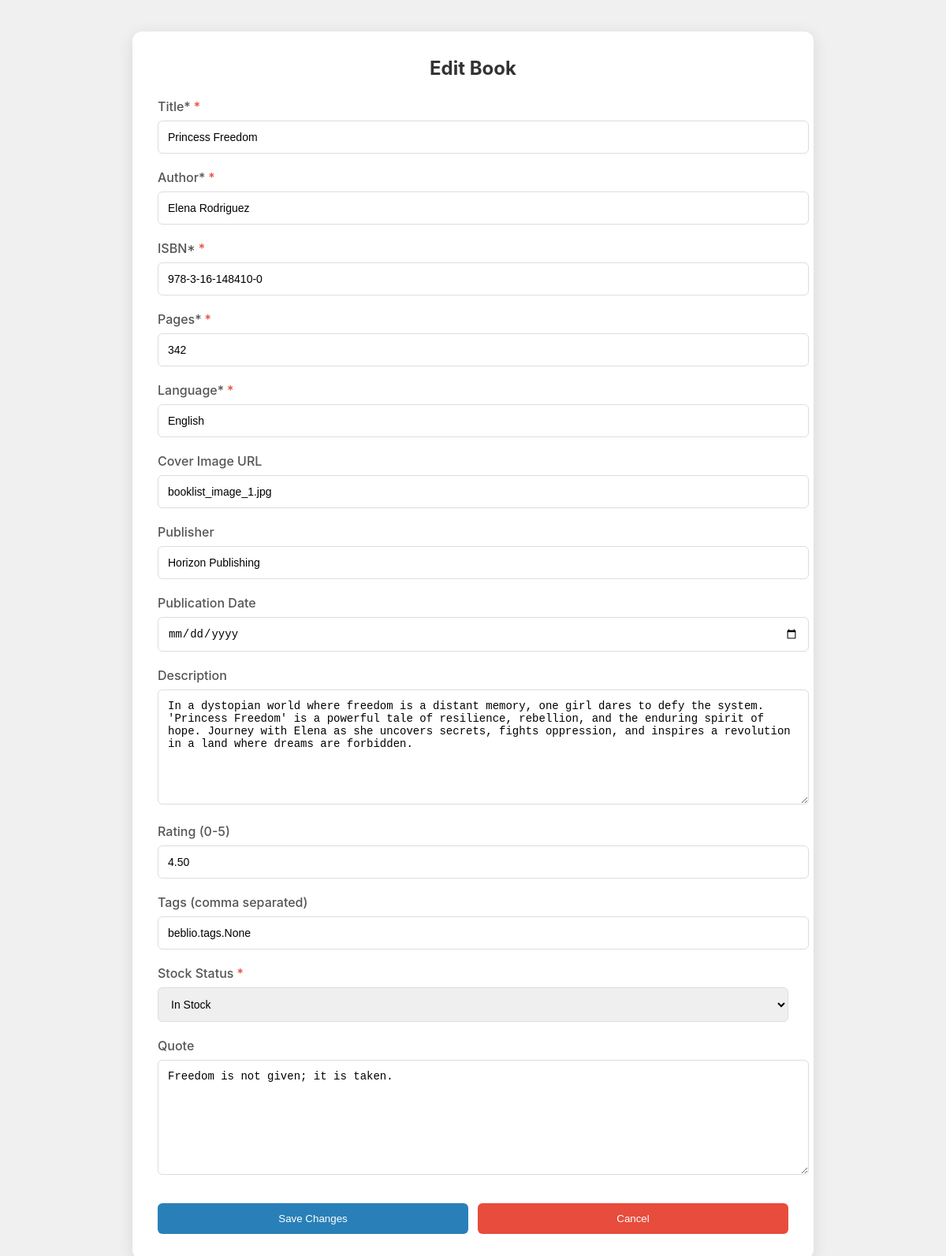
Screenshot of /book/edit/1/ with the database file from the repository.
### beblio/models.py (models this page shows, shortened)
class Book(models.Model):
    title = models.CharField(max_length=200, null=True)
    author = models.CharField(max_length=100)
    isbn = models.CharField(max_length=13, unique=True)
    pages = models.IntegerField()
    cover_image = models.URLField(blank=True, null=True)
    language = models.CharField(max_length=30)
    tags = models.ManyToManyField('tags', blank=True)
    description = models.TextField(blank=True, null=True)
    rating = models.DecimalField(max_digits=3, decimal_places=2, blank=True, null=True)
    publisher = models.CharField(max_length=100, blank=True, null=True)
    published_date = models.DateField(blank=True, null=True)
    in_stock = models.BooleanField(default=True)
    review = models.ManyToManyField('review', blank=True)
    quote = models.TextField(blank=True, null=True)
    genre = models.TextField(blank=True, null=True)
    price = models.FloatField(blank=True, null=True)

### beblio/views.py (the view)
# urls.py: path('book/edit/<int:book_id>/', views.book_form, name='edit_book'),
def book_form(request, book_id=None):
    if request.method == 'POST':
        try:
            data = json.loads(request.body)
            if book_id:
                book = Book.objects.get(id=book_id)
                for field, value in data.items():
                    if field == 'tags':
                        book.tags.clear()
                        for tag_name in value:
                            tag, _ = tags.objects.get_or_create(name=tag_name)
                            book.tags.add(tag)
                    elif hasattr(book, field):
                        setattr(book, field, value)
                book.save()
                return JsonResponse({'message': 'Book updated successfully'})
            else:
                book = Book.objects.create(
                    title=data.get('title'),
                    author=data.get('author'),
                    isbn=data.get('isbn'),
                    pages=data.get('pages'),
                    language=data.get('language'),
                    cover_image=data.get('cover_image'),
                    publisher=data.get('publisher'),
                    published_date=data.get('published_date'),
                    description=data.get('description'),
                    rating=data.get('rating'),
                    in_stock=data.get('in_stock', True),
                    quote=data.get('quote')
                )
                for tag_name in data.get('tags', []):
                    tag, _ = tags.objects.get_or_create(name=tag_name)
                    book.tags.add(tag)
                return JsonResponse({'message': 'Book added successfully'})
        except Exception as e:
            return JsonResponse({'error': str(e)}, status=400)
    else:
        try:
            book = None
            if book_id:
                book = Book.objects.get(id=book_id)
            return render(request, 'beblio/BookForm.html', {'book': book})
        except Book.DoesNotExist:
            return redirect('admin_panel')

### templates/beblio/BookForm.html (shortened to what this page needs)
{% load static %}
<!DOCTYPE html>
<html lang="en">
<head>
    <link rel="stylesheet" href="{% static 'css/bookForm.css' %}">
</head>
<body>
    <div class="form-container">
        <h2>{% if book %}Edit Book{% else %}Add New Book{% endif %}</h2>
        <form id="book-form" data-book-id="{{ book.id|default:'' }}">
            <div class="form-group">
                <label for="title">Title*</label>
                <input type="text" id="title" value="{{ book.title|default:'' }}" required>
            </div>
            <div class="form-group">
                <label for="author">Author*</label>
                <input type="text" id="author" value="{{ book.author|default:'' }}" required>
            </div>
            <div class="form-group">
                <label for="isbn">ISBN*</label>
                <input type="text" id="isbn" value="{{ book.isbn|default:'' }}" required>
            </div>
            <div class="form-group">
                <label for="pages">Pages*</label>
                <input type="number" id="pages" value="{{ book.pages|default:'' }}" required>
            </div>
            <div class="form-group">
                <label for="language">Language*</label>
                <input type="text" id="language" value="{{ book.language|default:'' }}" required>
            </div>
            <div class="form-group">
                <label for="cover_image">Cover Image URL</label>
                <input type="text" id="cover_image" value="{{ book.cover_image|default:'' }}">
            </div>
            <div class="form-group">
                <label for="publisher">Publisher</label>
                <input type="text" id="publisher" value="{{ book.publisher|default:'' }}">
            </div>
            <div class="form-group">
                <label for="published_date">Publication Date</label>
                <input type="date" id="published_date" value="{{ book.published_date|default:'' }}">
            </div>
            <div class="form-group">
                <label for="description">Description</label>
                <textarea id="description">{{ book.description|default:'' }}</textarea>
            </div>
            <div class="form-group">
                <label for="rating">Rating (0-5)</label>
                <input type="number" id="rating" min="0" max="5" step="0.1" value="{{ book.rating|default:'' }}">
            </div>
            <div class="form-group">
                <label for="tags">Tags (comma separated)</label>
                <input type="text" id="tags" value="{{ book.tags|join:', '|default:'' }}">
            </div>
            <div class="form-group">
                <label for="in_stock">Stock Status</label>
                <select id="in_stock">
                    <option value="true" {% if book.in_stock %}selected{% endif %}>In Stock</option>
                </select>
            </div>
            <div class="form-group">
                <label for="quote">Quote</label>
                <textarea id="quote">{{ book.quote|default:'' }}</textarea>
            </div>
            <div class="button-group">
                <button type="submit" class="blue-button">{% if book %}Save Changes{% else %}Add Book{% endif %}</button>
                <button type="button" onclick="window.location.href='/adminPanel/'" class="red-button">Cancel</button>
            </div>
        </form>
    </div>
</body>
</html>

### FuckDjangp/static/css/bookForm.css (style rules this page uses)
body { margin: 0; padding: 0; font-family: 'Inter', sans-serif; background-color: #f0f0f0; min-height: 100vh; display: flex; justify-content: center; align-items: flex-start; padding: 40px 20px; }
.form-container { background-color: white; border-radius: 12px; box-shadow: 0 4px 20px rgba(0, 0, 0, 0.1); padding: 32px; width: 100%; max-width: 800px; margin: 0 auto; }
h2 { margin: 0 0 24px; color: #333; font-size: 24px; text-align: center; }
.form-group { margin-bottom: 20px; }
.form-group label { display: block; margin-bottom: 8px; color: #555; font-weight: 500; }
.form-group input, .form-group select, .form-group textarea { width: 100%; padding: 12px; border: 1px solid #ddd; border-radius: 6px; font-size: 14px; transition: border-color 0.3s; }
.form-group textarea { min-height: 120px; resize: vertical; }
.button-group { display: flex; gap: 12px; margin-top: 32px; }
.blue-button, .red-button { padding: 12px 24px; border: none; border-radius: 6px; font-weight: 500; cursor: pointer; transition: filter 0.3s; flex: 1; }
.blue-button { background-color: #2980b9; color: white; }
.red-button { background-color: #e74c3c; color: white; }
label[for]:after { content: "*"; color: #e74c3c; margin-left: 4px; }
label[for="cover_image"]:after, label[for="publisher"]:after, label[for="published_date"]:after, label[for="description"]:after, label[for="rating"]:after, label[for="tags"]:after, label[for="quote"]:after { content: ""; }

### rows the page displays
Book: title "Princess Freedom", author "Elena Rodriguez", isbn "978-3-16-148410-0", pages "342", language "English", cover_image "booklist_image_1.jpg", publisher "Horizon Publishing", description "In a dystopian world where freedom is a distant memory, one girl dares to defy the system. 'Princess Freedom' is a powerful tale of resilience, rebellion, and the enduring spirit of hope. Journey with Elena as she uncovers secrets, fights oppression, and inspires a revolution in a land where dreams are forbidden.", rating "4.50", tags "beblio.tags.None", in_stock "In Stock", quote "Freedom is not given; it is taken."
